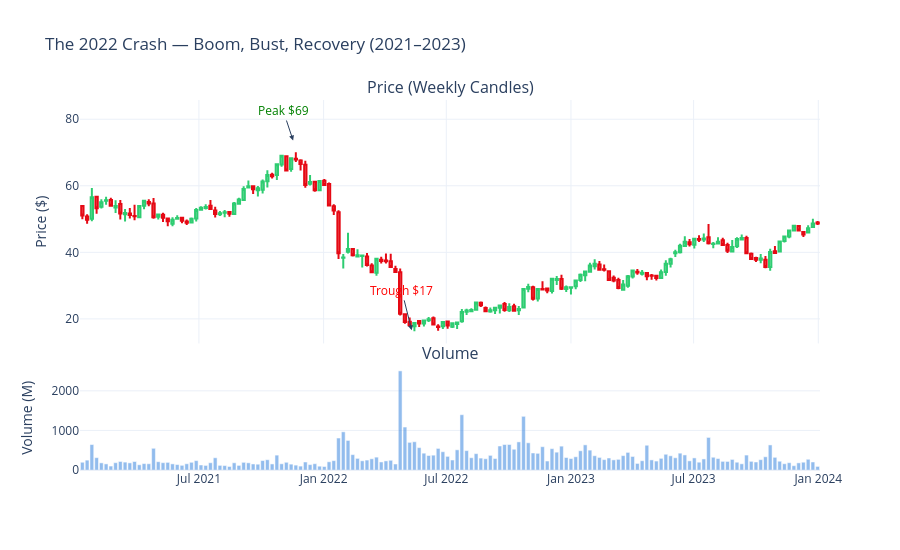

Notebook source saved alongside this figure:
### Markdown cell above
---
## The 2022 Crash Up Close

The years 2021–2023 were the wildest period in Netflix's history. The chart below zooms in on this period, with trading volume shown at the bottom.

### Code cell
focus = df['2021-01-01':'2023-12-31'].copy()

weekly = focus.resample('W').agg(
    Open=('Open', 'first'),
    High=('High', 'max'),
    Low=('Low', 'min'),
    Close=('Close', 'last'),
    Volume=('Volume', 'sum')
).dropna()

fig = make_subplots(
    rows=2, cols=1, shared_xaxes=True,
    vertical_spacing=0.06, row_heights=[0.7, 0.3],
    subplot_titles=['Price (Weekly Candles)', 'Volume']
)

fig.add_trace(go.Candlestick(
    x=weekly.index,
    open=weekly['Open'], high=weekly['High'],
    low=weekly['Low'],   close=weekly['Close'],
    name='NFLX',
    increasing_line_color='#2ECC71',
    decreasing_line_color='#E50914'
), row=1, col=1)

fig.add_trace(go.Bar(
    x=weekly.index, y=weekly['Volume'] / 1e6,
    name='Volume (M)', marker_color='#4A90E2', opacity=0.6
), row=2, col=1)

peak_date   = focus['Close'].idxmax()
trough_date = focus['Close']['2022-01-01':].idxmin()

fig.add_annotation(
    x=peak_date, y=float(focus.loc[peak_date, 'High']) * 1.05,
    text=f"Peak ${focus.loc[peak_date,'Close']:.0f}",
    showarrow=True, arrowhead=2, row=1, col=1,
    font=dict(color='green', size=12)
)
fig.add_annotation(
    x=trough_date, y=float(focus.loc[trough_date, 'Low']),
    text=f"Trough ${focus.loc[trough_date,'Close']:.0f}",
    showarrow=True, arrowhead=2, ay=-40, row=1, col=1,
    font=dict(color='red', size=12)
)

fig.update_layout(
    title='The 2022 Crash — Boom, Bust, Recovery (2021–2023)',
    xaxis_rangeslider_visible=False,
    template='plotly_white', height=550, showlegend=False
)
fig.update_yaxes(title_text='Price ($)', row=1, col=1)
fig.update_yaxes(title_text='Volume (M)', row=2, col=1)
fig.show()

### Figure 1 — Plotly figure (JSON) as saved in the notebook; plotly's stock layout.template omitted (floating-point values rounded to 4 significant figures; data arrays with more than 128 entries replaced by an {"elided": "..."} marker saying what was removed)
{"data": [{"close": {"elided": "156 float values"}, "decreasing": {"line": {"color": "#E50914"}}, "high": {"elided": "156 float values"}, "increasing": {"line": {"color": "#2ECC71"}}, "low": {"elided": "156 float values"}, "name": "NFLX", "open": {"elided": "156 float values"}, "type": "candlestick", "x": {"elided": "156 str values"}, "xaxis": "x", "yaxis": "y"}, {"marker": {"color": "#4A90E2"}, "name": "Volume (M)", "opacity": 0.6, "type": "bar", "x": {"elided": "156 str values"}, "xaxis": "x2", "y": {"elided": "156 float values"}, "yaxis": "y2"}], "layout": {"annotations": [{"font": {"size": 16}, "showarrow": false, "text": "Price (Weekly Candles)", "x": 0.5, "xanchor": "center", "xref": "paper", "y": 1.0, "yanchor": "bottom", "yref": "paper"}, {"font": {"size": 16}, "showarrow": false, "text": "Volume", "x": 0.5, "xanchor": "center", "xref": "paper", "y": 0.282, "yanchor": "bottom", "yref": "paper"}, {"arrowhead": 2, "font": {"color": "green", "size": 12}, "showarrow": true, "text": "Peak $69", "x": "2021-11-17T00:00:00", "xref": "x", "y": 73.6, "yref": "y"}, {"arrowhead": 2, "ay": -40, "font": {"color": "red", "size": 12}, "showarrow": true, "text": "Trough $17", "x": "2022-05-11T00:00:00", "xref": "x", "y": 16.56, "yref": "y"}], "height": 550, "showlegend": false, "title": {"text": "The 2022 Crash — Boom, Bust, Recovery (2021–2023)"}, "xaxis": {"anchor": "y", "domain": [0, 1], "matches": "x2", "rangeslider": {"visible": false}, "showticklabels": false}, "xaxis2": {"anchor": "y2", "domain": [0, 1]}, "yaxis": {"anchor": "x", "domain": [0.342, 1.0], "title": {"text": "Price ($)"}}, "yaxis2": {"anchor": "x2", "domain": [0, 0.282], "title": {"text": "Volume (M)"}}}}
